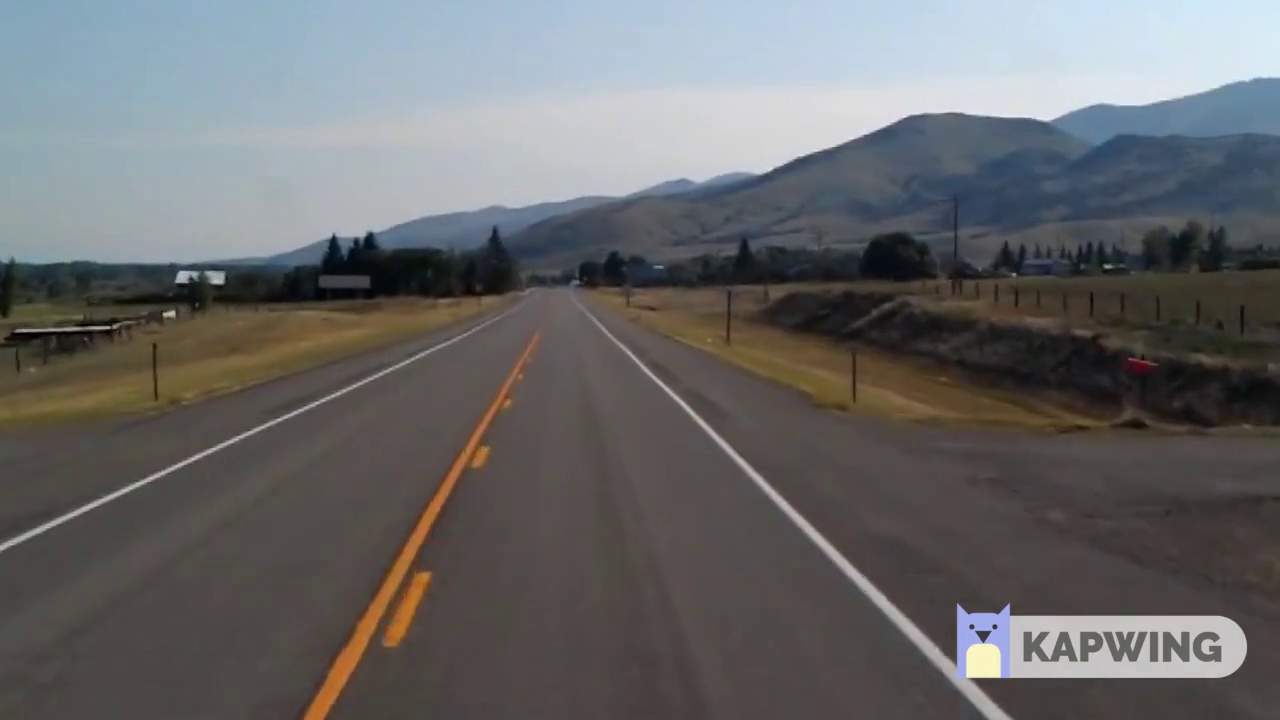
#> input picture frame 50 of test2.mp4, 1280 x 720 px
$ python lanes.py
#> lines starting #> are read from the running program, lines starting #| are printed output that depends on the picture; after the words box and inside, x2 and y2 are one past the last pixel; in counts of white or black regions, pixels touching at a corner belong together
import cv2
import numpy as np
import matplotlib.pyplot as plt

def convert_to_canny(image):
    # Converts RGB pixels to grayscale to simplify computation
    gray = cv2.cvtColor(image, cv2.COLOR_RGB2GRAY)

    # Applies a 5x5 gaussian blur to reduce noise
    blur = cv2.GaussianBlur(gray, (5, 5), 0)

    # Converts image to detect sharp edges by finding the derivative of two adjacent pixels
    # if the derivative is high enough and within the range (with a 1:3 proportion),
    # this line displays edges as white on a black background
    canny_image = cv2.Canny(blur, 50, 150)
    return canny_image

def region_of_interest(image):
    height = image.shape[0]
    triangle = np.array([(200, height), (1100, height), (550, 250)])
    mask = np.zeros_like(image)
    polygons = [triangle]

    # Fills in the triangle of interest with white on a back mask
    cv2.fillPoly(mask, polygons, 255)

    # Bitwise ANDs the derivative and region of interest to obtain edges of road
    masked_image = cv2.bitwise_and(image, mask)
    return masked_image

def display_lines(image, lines):
    line_image = np.zeros_like(image)
    if lines is not None:
        for x1, y1, x2, y2 in lines:
            cv2.line(line_image, (x1, y1), (x2, y2), (127, 255, 0), 5)
        return line_image

def average_slope_intercept(image, lines):
    left_fit = []
    right_fit = []
    for line in lines:
        x1, y1, x2, y2 = line.reshape(4)
        parameters = np.polyfit((x1, x2), (y1, y2), 1)
        #print(parameters)
        slope = parameters[0]
        intercept = parameters[1]
        if slope < 0:
            left_fit.append((slope, intercept))
        else:
            right_fit.append((slope, intercept))
        #print(left_fit, "left")
        #print(right_fit, "right")
    left_fit_average = np.average(left_fit, axis=0)
    right_fit_average = np.average(right_fit, axis=0)
    #print(left_fit_average, "left")
    #print(right_fit_average, "right")
    left_line = make_coordinates(image, left_fit_average)
    right_line = make_coordinates(image, right_fit_average)
    return np.array([left_line, right_line])

def make_coordinates(image, line_parameters):
    slope, intercept = line_parameters
    #print(image.shape)
    y1 = image.shape[0]
    y2 = int(y1* (3/5))
    # y = mx + b  ->  x = (y - b)/m
    x1 = int((y1 - intercept)/slope)
    x2 = int((y2 - intercept)/slope)
    return np.array([x1, y1, x2, y2])

# [13 lines of commented-out code are left out]

cap = cv2.VideoCapture("test2.mp4")
while(cap.isOpened()):
    _, frame = cap.read()
#> frame is the input picture: shape (720, 1280, 3); mean B, G, R 105.4, 104.6, 104.3
    canny_image = convert_to_canny(frame)
#> in convert_to_canny, `canny_image = cv2.Canny(blur, 50, 150)`:
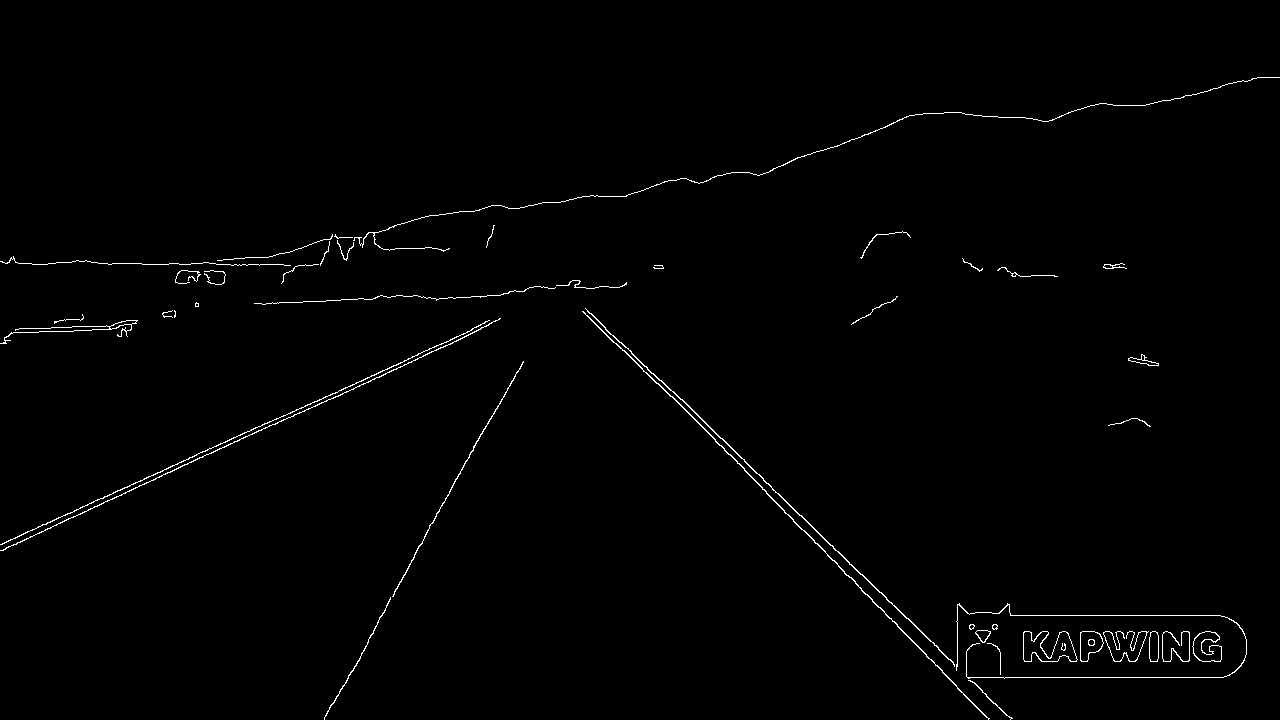
#> canny_image: shape (720, 1280); 0.92% white in thin lines or dots, all inside (x1, y1, x2, y2) = (0, 77, 1280, 720)
    cropped_image = region_of_interest(canny_image)
#> in region_of_interest, `cv2.fillPoly(mask, polygons, 255)`:
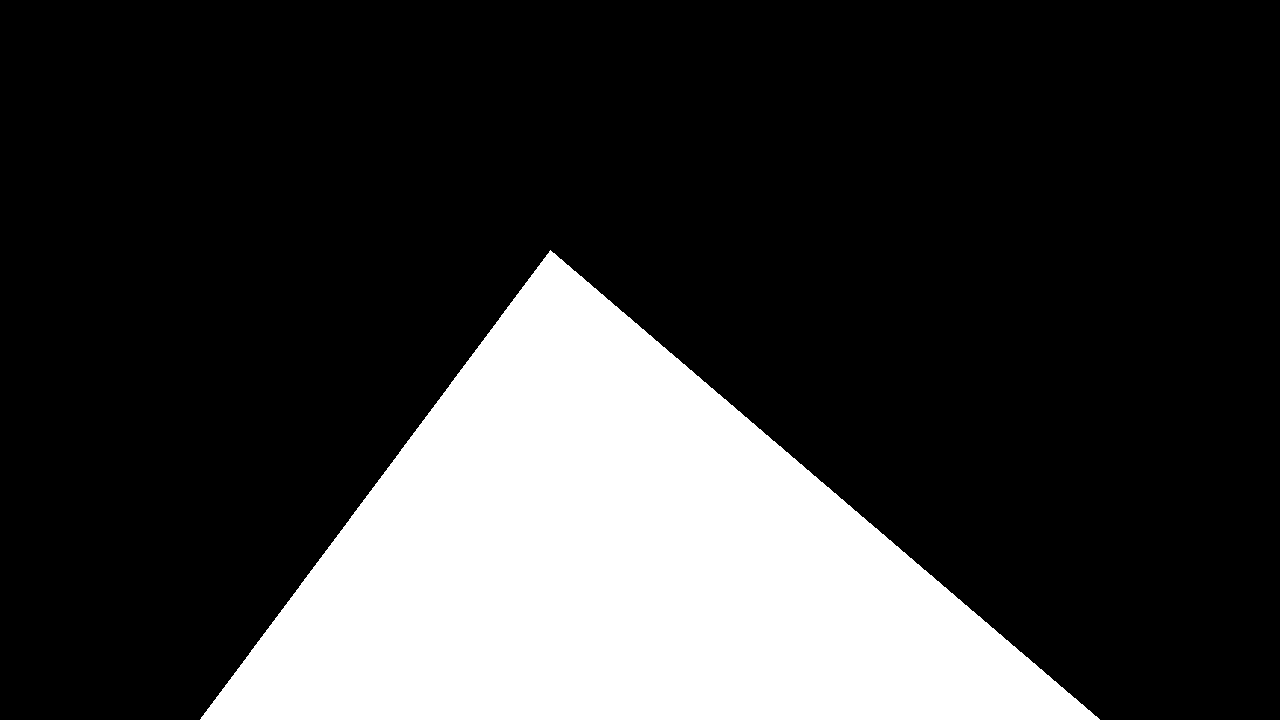
#> mask: shape (720, 1280); 23% white; 1 white region, box (x1, y1, x2, y2) and area: (200, 250, 1100, 720) 211775
#> in region_of_interest, `masked_image = cv2.bitwise_and(image, mask)`:
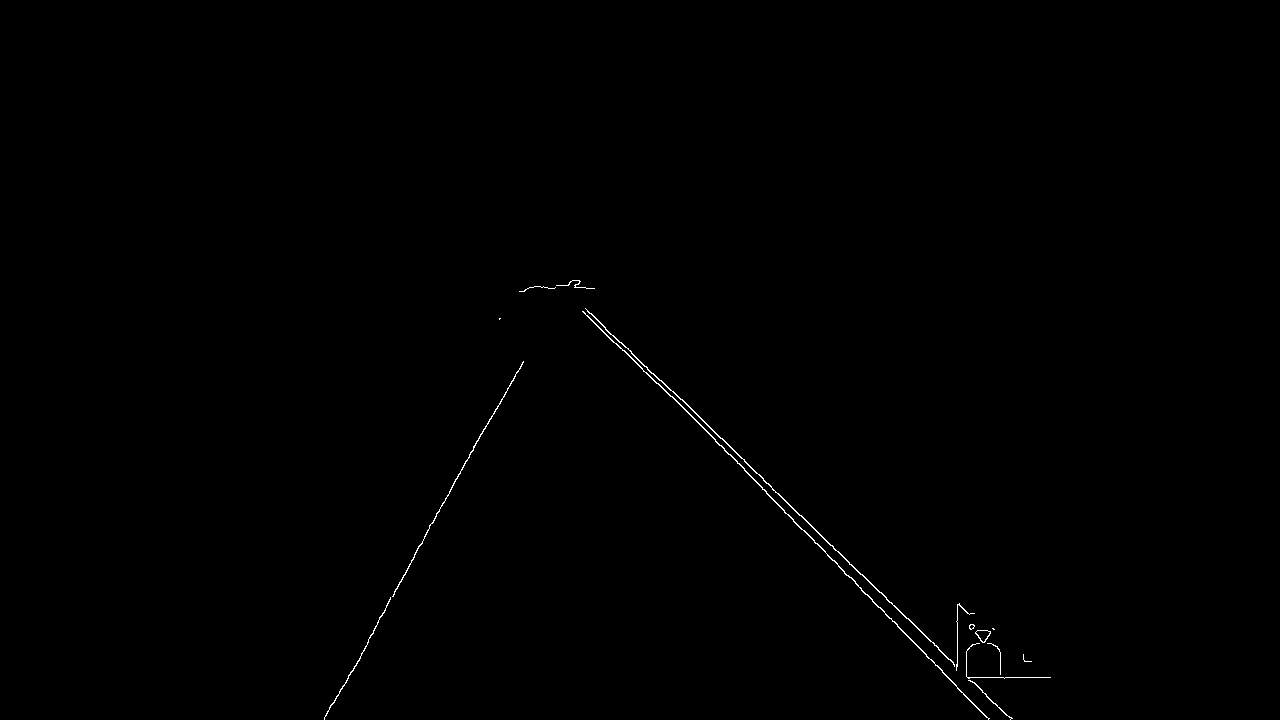
#> masked_image: shape (720, 1280); 0.28% white in thin lines or dots, all inside (x1, y1, x2, y2) = (324, 280, 1051, 720)
    # 54:00
    lines = cv2.HoughLinesP(cropped_image, 2, np.pi / 180, 100, np.array([]), minLineLength=40, maxLineGap=5)
#> lines = 14 rows, first 6: [673, 391, 745, 461], [834, 560, 928, 658], [789, 505, 847, 560], [497, 408, 523, 362], [744, 470, 793, 519], [394, 591, 497, 406]
    averaged_lines = average_slope_intercept(frame, lines)
#> the loop in average_slope_intercept, `for line in lines:` made 14 passes
#> (x1, y1, x2, y2, slope, intercept) on passes 1 to 12: (673, 391, 745, 461, 0.972, -263.3), (834, 560, 928, 658, 1.04, -309.5), (789, 505, 847, 560, 0.948, -243.2), (497, 408, 523, 362, -1.77, 1287.3), (744, 470, 793, 519, 1, -274), (394, 591, 497, 406, -1.8, 1298.7), (862, 574, 938, 647, 0.961, -254), (762, 489, 836, 563, 1, -273), (582, 311, 732, 456, 0.967, -251.6), (613, 335, 657, 378, 0.977, -264.1), (693, 411, 779, 495, 0.977, -265.9), (922, 651, 988, 719, 1.03, -298.9)
#> after the loop in average_slope_intercept, `for line in lines:`: left_fit = [(-1.77, 1287.3), (-1.8, 1298.7), (-1.76, 1283.1)]; right_fit = [(0.972, -263.3), (1.04, -309.5), (0.948, -243.2), (1, -274), (0.961, -254), (1, -273), (0.967, -251.6), (0.977, -264.1), (0.977, -265.9), (1.03, -298.9), (0.98, -269.9)]
#> in average_slope_intercept, `left_fit_average = np.average(left_fit, axis=0)`: left_fit_average = [-1.78, 1289.7]
#> in average_slope_intercept, `right_fit_average = np.average(right_fit, axis=0)`: right_fit_average = [0.987, -269.8]
#> in make_coordinates, `slope, intercept = line_parameters`: slope = -1.78; intercept = 1289.7
#> in make_coordinates, `x1 = int((y1 - intercept)/slope)`: x1 = 320
#> in make_coordinates, `x2 = int((y2 - intercept)/slope)`: x2 = 482
#> in average_slope_intercept, `left_line = make_coordinates(image, left_fit_average)`: left_line = [320, 720, 482, 432]
#> in average_slope_intercept, `right_line = make_coordinates(image, right_fit_average)`: right_line = [1003, 720, 711, 432]
#> averaged_lines = [[320, 720, 482, 432], [1003, 720, 711, 432]]
    line_image = display_lines(frame, averaged_lines)
#> the loop in display_lines, `for x1, y1, x2, y2 in lines:` made 2 passes

    # Makes lines more apparent ad clear
    combined_image = cv2.addWeighted(frame, 0.65, line_image, 1, 1)
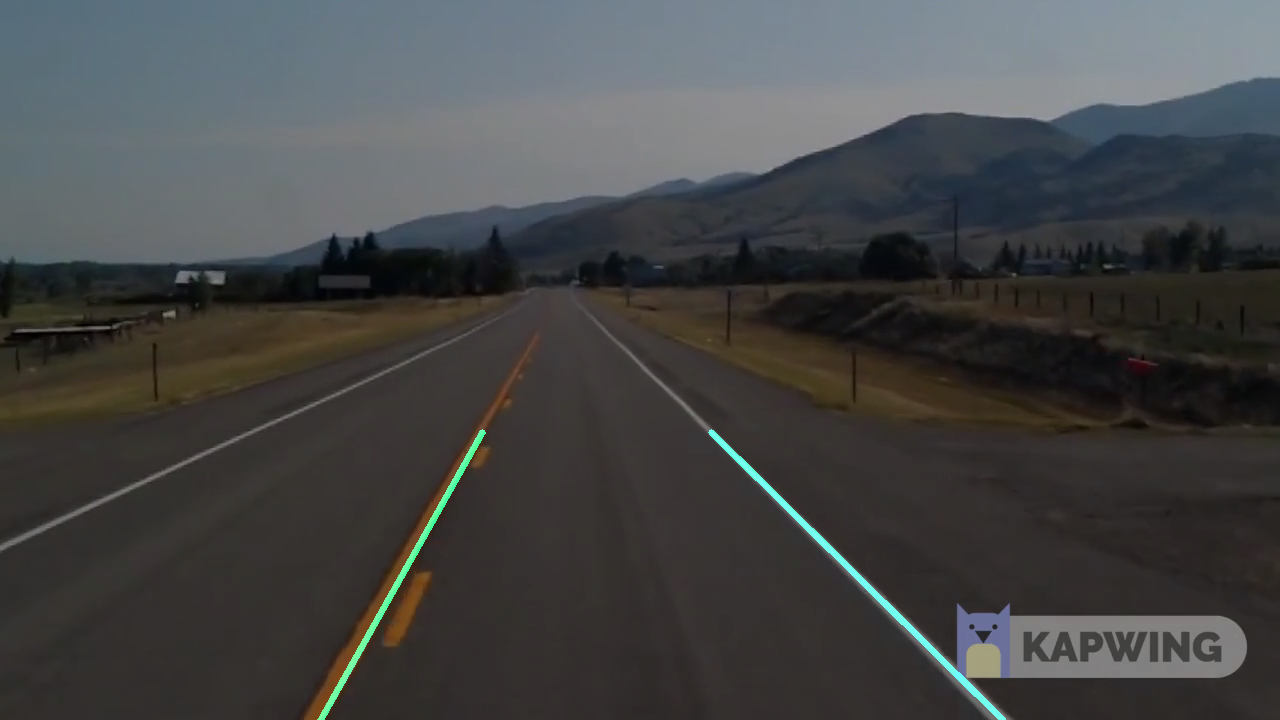
#> combined_image: shape (720, 1280, 3); mean B, G, R 70.2, 69.9, 68.7
    cv2.imshow('result', combined_image)
    # 1:24:00
    if cv2.waitKey(1) & 0xFF == ord('q'):
#> (key q is pressed here)
        break
cap.release()
cv2.destroyAllWindows()
